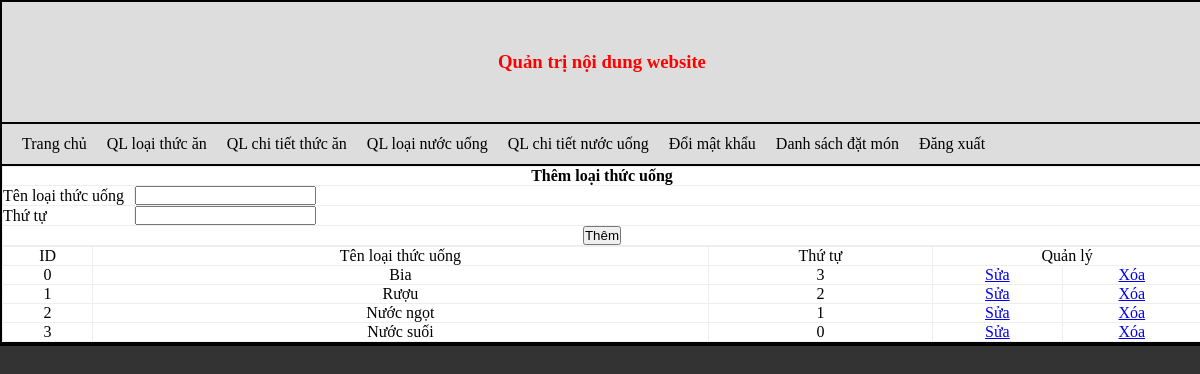
Page /admincp/index.php?quanly=quanlyloailk&ac=them (signed in) on the committed database.
### tables this page shows
CREATE TABLE `loailk` (
  `id_loailk` int(11) NOT NULL,
  `tenloailk` varchar(255) NOT NULL,
  `thutu` int(100) NOT NULL
);

### admincp/modules/quanlyloailk/lietke.php (the view)
<?php
	$sql="select * from loailk order by id_loailk desc";
	$run=mysqli_query($conn,$sql);
?>
<table width="100%" border="1">
  <tr>
    <td><div align="center">ID</div></td>
    <td><div align="center">Tên loại thức uống</div></td>
    <td><div align="center">Thứ tự</div></td>
    <td colspan="2"><div align="center">Quản lý</div></td>
  </tr>
  <?php
  $i=0;
  while($dong=mysqli_fetch_array($run)){
  ?>
  <tr>
    <td><div align="center"><?php echo $i; ?></div></td>
    <td><div align="center"><?php echo $dong['tenloailk'] ?></div></td>
    <td><div align="center"><?php echo $dong['thutu'] ?></div></td>
    <td><div align="center"><a href="index.php?quanly=quanlyloailk&ac=sua&id=<?php echo $dong['id_loailk'] ?>">Sửa</a></div></td>
    <td><div align="center"><a href="modules/quanlyloailk/xuly.php?id=<?php echo $dong['id_loailk'] ?>">Xóa</a></div></td>
  </tr>
  <?php
  $i++;
  }
  ?>
</table>

### admincp/style/css.css (style rules this page uses)
table { border-collapse:collapse; }
* { padding:0; margin:0; }
table { background:#CCC; border:0; }
table tr { background:#fff; }
table tr td { background:#fff; }

### rows in the picture
loailk: tenloailk "Bia", thutu "3"
loailk: tenloailk "Rượu", thutu "2"
loailk: tenloailk "Nước ngọt", thutu "1"
loailk: tenloailk "Nước suối", thutu "0"
